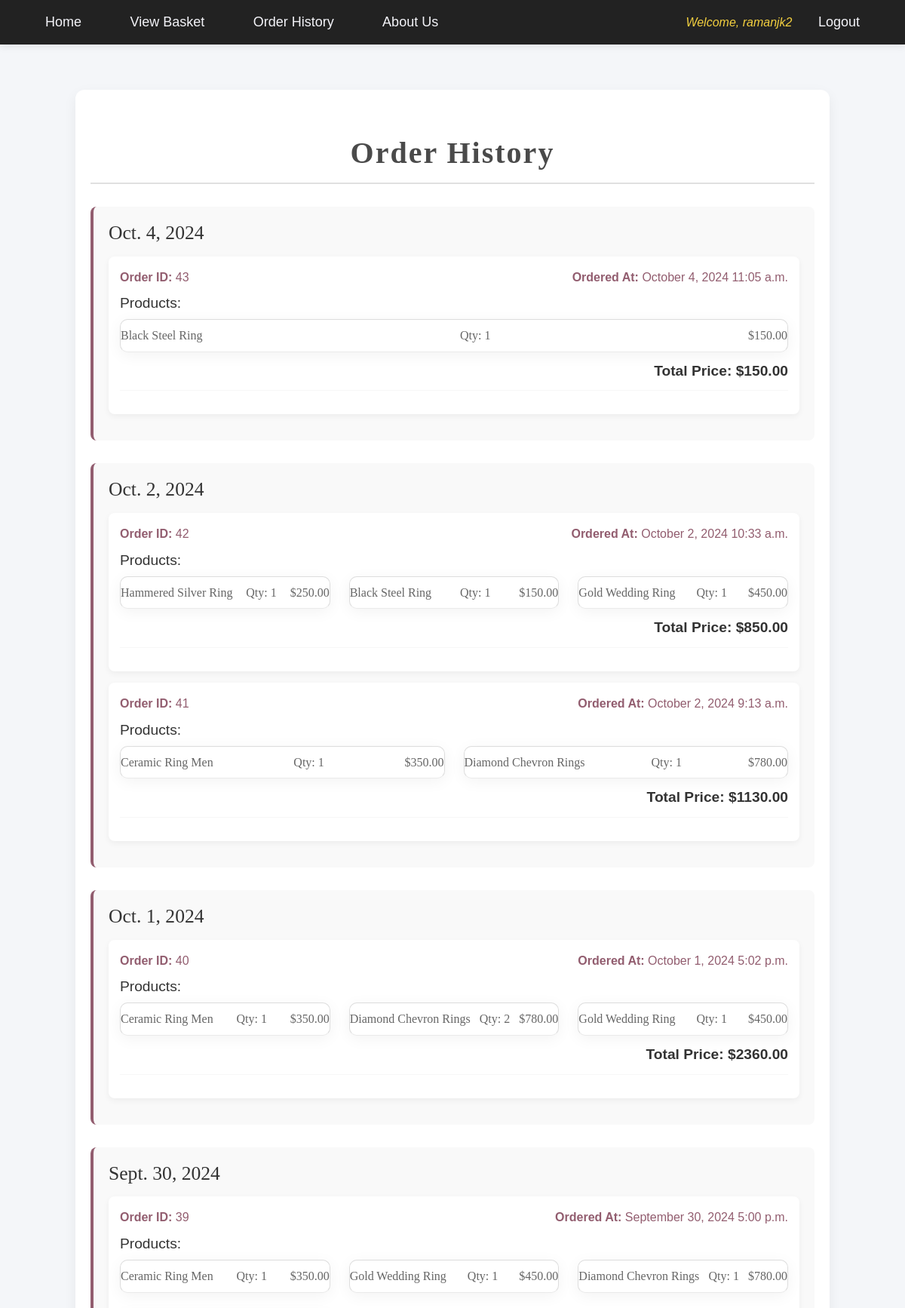
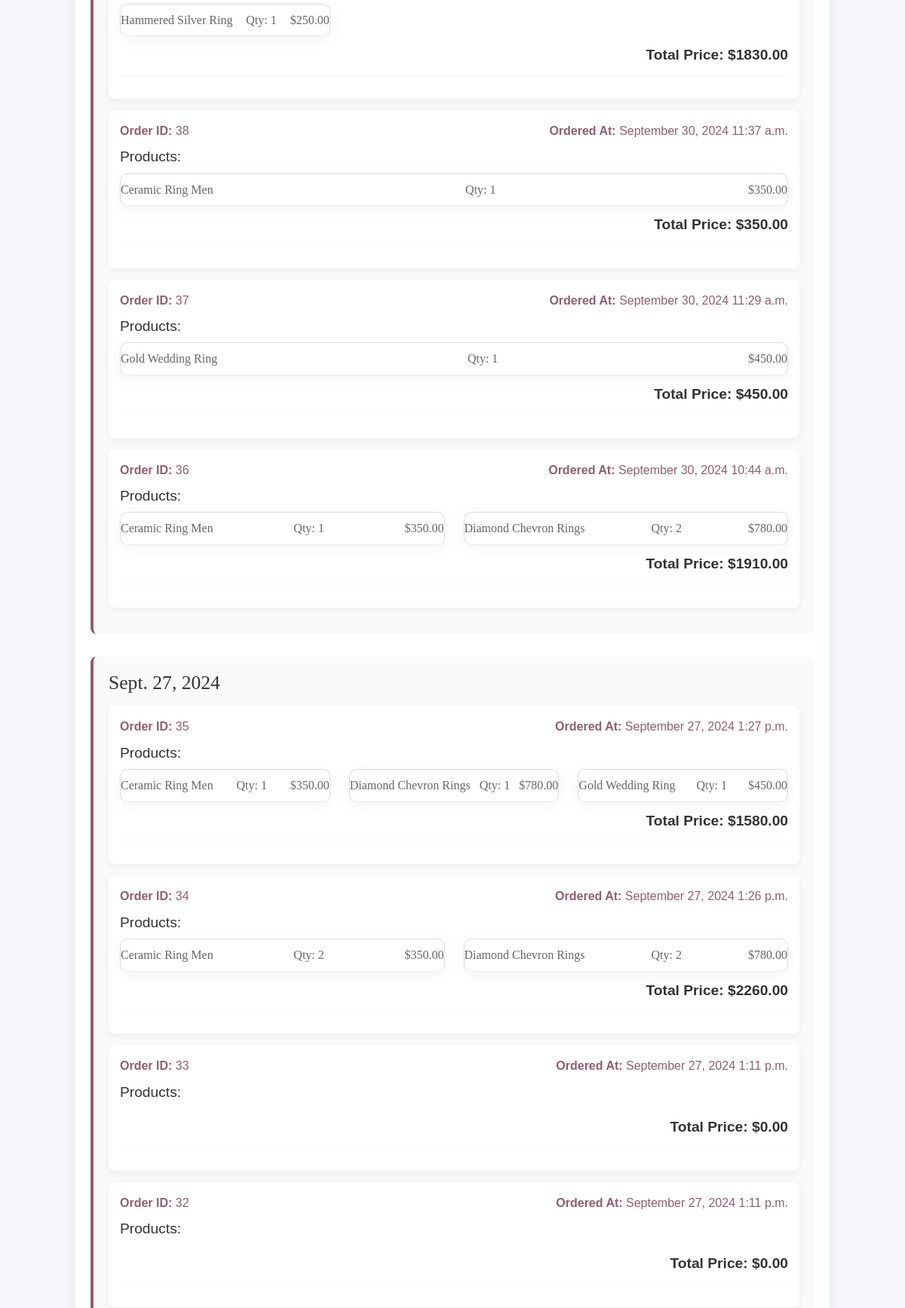
The app's page /order-history/ (signed in, upper part) with its own data (2 pictures, top to bottom).
### devishop/models.py (models this page shows, shortened)
class User(AbstractUser):
    User = get_user_model
    pass

class Order(models.Model):
    id = models.AutoField(primary_key=True)
    user = models.ForeignKey(User, related_name='orders', on_delete=models.CASCADE)
    ordered_at = models.DateTimeField(auto_now_add=True)

class OrderItem(models.Model):
    order = models.ForeignKey(Order, related_name='items', on_delete=models.CASCADE)
    product = models.ForeignKey(Product, on_delete=models.CASCADE)
    quantity = models.PositiveIntegerField()

class Product(models.Model):
    name = models.CharField(max_length=100)
    description = models.TextField()
    price = models.DecimalField(max_digits=10, decimal_places=2)
    product_image = models.FileField(upload_to='products', blank=True, null=True)
    stock = models.PositiveIntegerField()
    category = models.ForeignKey(Category, on_delete=models.CASCADE)

### devishop/views.py (the view)
# urls.py: path('order-history/', views.order_history, name='order_history'),
@login_required
def order_history(request):
    orders = Order.objects.filter(user=request.user).order_by('-ordered_at')
    grouped_orders = defaultdict(list)
    for order in orders:
        order_date = order.ordered_at.date()
        total_price = sum(item.product.price * item.quantity for item in order.items.all())
        grouped_orders[order_date].append((order, total_price))
    return render(request, 'order_history.html', {
        'grouped_orders': grouped_orders.items(),
    })

### devishop/templates/order_history.html (shortened to what this page needs)
{% extends 'base.html' %}
{% block content %}
<div class="order-history-wrapper">
    <h1>Order History</h1>
    {% if grouped_orders %}
    {% for order_date, orders in grouped_orders %}
    <div class="order-date-block">
        <h2 class="order-date">{{ order_date }}</h2>
        <div class="order-list">
            {% for order, total_price in orders %}
                <div class="order-item">
                    <div class="order-header">
                        <span class="order-id"><strong>Order ID:</strong> {{ order.id }}</span>
                        <span class="order-time"><strong>Ordered At:</strong> {{ order.ordered_at|date:"F j, Y g:i a" }}</span>
                    </div>
                    <div class="order-products">
                        <h3>Products:</h3>
                        <ul>
                            {% for item in order.items.all %}
                                <li class="product-entry">
                                    <span>{{ item.product.name }}</span>
                                    <span>Qty: {{ item.quantity }}</span>
                                    <span>${{ item.product.price|floatformat:2 }}</span>
                                </li>
                            {% endfor %}
                        </ul>
                    </div>
                    <div class="order-total">
                        <strong>Total Price:</strong> ${{ total_price|floatformat:2 }}
                    </div>
                    <hr class="order-divider">
                </div>
            {% endfor %}
        </div>
    </div>
{% endfor %}
{% else %}
<p class="no-orders">No previous orders found.</p>
{% endif %}
</div>
{% endblock %}

### devishop/templates/base.html (shortened to what this page needs)
<!DOCTYPE html>
<html lang="en">
<head>
    <link href="https://cdn.jsdelivr.net/npm/bootstrap@5.1.3/dist/css/bootstrap.min.css" rel="stylesheet">
</head>
<body>
    <nav>
        <div>
            <a href="{% url 'index' %}">Home</a>
            <a href="{% url 'basket' %}">View Basket</a>
            <a href="{% url 'order_history' %}">Order History</a>
            <a href="{% url 'about_us' %}">About Us</a>
        </div>
        <div>
            {% if user.is_authenticated %}
                <span class="user-greeting">Welcome, {{ user.username }}</span>
                <a href="{% url 'logout' %}">Logout</a>
            {% else %}
                <a href="{% url 'login' %}">Login</a>
            {% endif %}
        </div>
    </nav>
    <div class="content-container">
        {% block content %}
        {% endblock %}
    </div>
</body>
</html>

### devishop/templates/base.html (style rules this page uses)
body, h1, h2, p, ul, li { margin: 0; padding: 0; font-family: 'Playfair Display', serif; }
body { background-color: #f4f1ec; color: #333; line-height: 1.6; }
nav { background-color: #222; color: #fff; padding: 15px 30px; box-shadow: 0 2px 10px rgba(0, 0, 0, 0.1); display: flex; justify-content: space-between; align-items: center; width: 100%; }
nav a { color: #f4f4f9; text-decoration: none; font-size: 18px; font-weight: 500; margin: 0 15px; padding: 8px 15px; transition: all 0.3s ease; }
.user-greeting { font-style: italic; color: #f4d03f; }
.content-container { padding: 20px 50px; }
h1 { font-family: 'Cormorant Garamond', serif; text-align: center; margin: 40px 0; color: #b78b6e; letter-spacing: 2px; font-weight: 700; }
ul { list-style-type: none; padding: 0; display: grid; grid-template-columns: repeat(auto-fit, minmax(250px, 1fr)); gap: 25px; }
li { background: #fff; border: 1px solid #ddd; border-radius: 10px; padding: 20px; box-shadow: 0 4px 20px rgba(0, 0, 0, 0.05); text-align: center; transition: transform 0.3s ease, box-shadow 0.3s ease; }

### devishop/templates/order_history.html (style rules this page uses)
body { font-family: 'Arial', sans-serif; background-color: #f4f6f9; margin: 0; padding: 0; }
.order-history-wrapper { max-width: 1000px; margin: 40px auto; padding: 20px; background-color: #ffffff; border-radius: 12px; box-shadow: 0 6px 18px rgba(0, 0, 0, 0.06); }
h1 { font-size: 2.5em; text-align: center; color: #4a4a4a; margin-bottom: 30px; border-bottom: 2px solid #e0e0e0; padding-bottom: 15px; }
.order-date-block { margin-bottom: 30px; padding: 20px; background-color: #f9f9f9; border-left: 4px solid #925d6f; border-radius: 8px; }
.order-date { font-size: 1.6em; color: #333; margin-bottom: 15px; font-weight: 500; }
.order-item { background-color: #fff; padding: 15px; border-radius: 8px; margin-bottom: 15px; box-shadow: 0 3px 8px rgba(0, 0, 0, 0.05); }
.order-header { display: flex; justify-content: space-between; font-size: 1em; color: #555; margin-bottom: 10px; }
.order-header .order-id, .order-header .order-time { color: #925d6f; }
.order-products { margin-top: 10px; }
.order-products h3 { font-size: 1.2em; color: #333; margin-bottom: 10px; }
.product-entry { display: flex; justify-content: space-between; padding: 8px 0; border-bottom: 1px solid #eaeaea; }
.product-entry span { color: #666; }
.order-total { font-size: 1.2em; font-weight: bold; color: #333; margin-top: 10px; text-align: right; }
.order-divider { margin-top: 10px; border: none; height: 1px; background-color: #ddd; }

### records on screen
User: username "ramanjk2"
Order: id "43", ordered_at "October 4, 2024 11:05 a.m.", total_price "150.00"
OrderItem: product.name "Black Steel Ring", quantity "1", product.price "150.00"
Order: id "42", ordered_at "October 2, 2024 10:33 a.m.", total_price "850.00"
OrderItem: product.name "Hammered Silver Ring", quantity "1", product.price "250.00"
OrderItem: product.name "Black Steel Ring", quantity "1", product.price "150.00"
OrderItem: product.name "Gold Wedding Ring", quantity "1", product.price "450.00"
Order: id "41", ordered_at "October 2, 2024 9:13 a.m.", total_price "1130.00"
OrderItem: product.name "Ceramic Ring Men", quantity "1", product.price "350.00"
OrderItem: product.name "Diamond Chevron Rings", quantity "1", product.price "780.00"
Order: id "40", ordered_at "October 1, 2024 5:02 p.m.", total_price "2360.00"
OrderItem: product.name "Ceramic Ring Men", quantity "1", product.price "350.00"
OrderItem: product.name "Diamond Chevron Rings", quantity "2", product.price "780.00"
OrderItem: product.name "Gold Wedding Ring", quantity "1", product.price "450.00"
Order: id "39", ordered_at "September 30, 2024 5:00 p.m.", total_price "1830.00"
OrderItem: product.name "Ceramic Ring Men", quantity "1", product.price "350.00"
OrderItem: product.name "Gold Wedding Ring", quantity "1", product.price "450.00"
OrderItem: product.name "Diamond Chevron Rings", quantity "1", product.price "780.00"
OrderItem: product.name "Hammered Silver Ring", quantity "1", product.price "250.00"
Order: id "38", ordered_at "September 30, 2024 11:37 a.m.", total_price "350.00"
OrderItem: product.name "Ceramic Ring Men", quantity "1", product.price "350.00"
Order: id "37", ordered_at "September 30, 2024 11:29 a.m.", total_price "450.00"
OrderItem: product.name "Gold Wedding Ring", quantity "1", product.price "450.00"
Order: id "36", ordered_at "September 30, 2024 10:44 a.m.", total_price "1910.00"
OrderItem: product.name "Ceramic Ring Men", quantity "1", product.price "350.00"
OrderItem: product.name "Diamond Chevron Rings", quantity "2", product.price "780.00"
Order: id "35", ordered_at "September 27, 2024 1:27 p.m.", total_price "1580.00"
OrderItem: product.name "Ceramic Ring Men", quantity "1", product.price "350.00"
OrderItem: product.name "Diamond Chevron Rings", quantity "1", product.price "780.00"
OrderItem: product.name "Gold Wedding Ring", quantity "1", product.price "450.00"
Order: id "34", ordered_at "September 27, 2024 1:26 p.m.", total_price "2260.00"
OrderItem: product.name "Ceramic Ring Men", quantity "2", product.price "350.00"
OrderItem: product.name "Diamond Chevron Rings", quantity "2", product.price "780.00"
Order: id "33", ordered_at "September 27, 2024 1:11 p.m.", total_price "0.00"
Order: id "32", ordered_at "September 27, 2024 1:11 p.m.", total_price "0.00"

### other values on screen
{{ order_date }} "Oct. 4, 2024" "Oct. 2, 2024" "Oct. 1, 2024" "Sept. 30, 2024" "Sept. 27, 2024"
